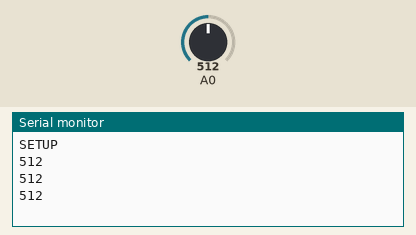
This sketch was run on a simulated Arduino Uno, built with avr-gcc and run on an emulated ATmega328P. Parts: the last lines printed to the serial monitor. The test bench sets the inputs (shaded band); at power-on: A0 = 512.

Above: at 2.2 s.
2.3 s: A0 set to 716
At 2.9 s:
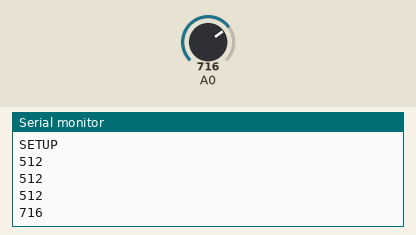
3.8 s: A0 set to 900
At 4.4 s:
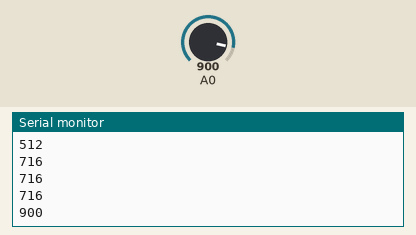
Timing chart, 0 to 6.8 s (numbered marks = the images above; inputs shaded):
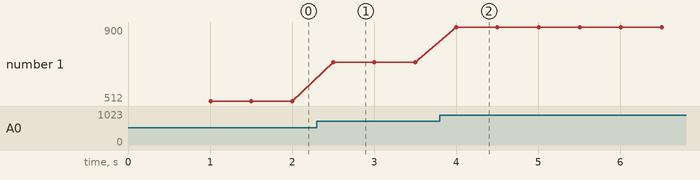

The sketch:

NodeMCU_Potensiometer.ino
```cpp
void setup() {
  Serial.begin(9600);
  delay(1000);
  Serial.println(F("SETUP"));
}

void loop() {
  Serial.println(analogRead(A0));
  delay(500);
}
```

Measured:
- after the input at 2.3 s, the serial monitor: prints a new line after 0.20 s (image 1)
- after the input at 3.8 s, the serial monitor: prints a new line after 0.20 s (image 2)
- plotted number 1: 512 → 716 after the input at 2.3 s, 716 → 900 after the input at 3.8 s
